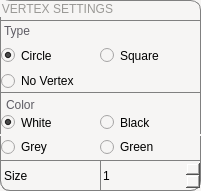
    <widget class="QGroupBox" name="groupBox_5">
     <property name="geometry">
      <rect>
       <x>10</x>
       <y>746</y>
       <width>201</width>
       <height>191</height>
      </rect>
     </property>
     <property name="styleSheet">
      <string notr="true">QGroupBox {
background-color: rgb(246, 245, 244);
font: 14pt &quot;Pastelova Demo&quot;;
border: 1px solid grey;
border-radius: 10px;
color: rgb(154, 153, 150);
}</string>
     </property>
     <property name="title">
      <string>VERTEX SETTINGS</string>
     </property>
     <widget class="QRadioButton" name="radioButton_vertexType_circle">
      <property name="geometry">
       <rect>
        <x>0</x>
        <y>44</y>
        <width>100</width>
        <height>23</height>
       </rect>
      </property>
      <property name="styleSheet">
       <string notr="true">QRadioButton {
	font: 700 16pt &quot;Pastelova Demo&quot;;
	background-color: rgb(246, 245, 244);
	border: 1px solid grey;
	border-top: 0px;
	border-right: 0px;
	border-bottom: 0px;
}</string>
      </property>
      <property name="text">
       <string>Circle</string>
      </property>
      <property name="checked">
       <bool>true</bool>
      </property>
     </widget>
     <widget class="QRadioButton" name="radioButton_vertexType_square">
      <property name="geometry">
       <rect>
        <x>100</x>
        <y>44</y>
        <width>101</width>
        <height>23</height>
       </rect>
      </property>
      <property name="styleSheet">
       <string notr="true">QRadioButton {
	font: 700 16pt &quot;Pastelova Demo&quot;;
	background-color: rgb(246, 245, 244);
	border: 1px solid grey;
	border-top: 0px;
	border-left: 0px;
	border-bottom: 0px;
}</string>
      </property>
      <property name="text">
       <string>Square</string>
      </property>
     </widget>
     <widget class="QLabel" name="label_6">
      <property name="geometry">
       <rect>
        <x>6</x>
        <y>95</y>
        <width>191</width>
        <height>20</height>
       </rect>
      </property>
      <property name="styleSheet">
       <string notr="true">QLabel {
	font: 700 16pt &quot;Pastelova Demo&quot;;
	qproperty-alignment: 'AlignVCenter | AlignCenter';
	color: rgb(94, 92, 100);
	background-color: rgb(246, 245, 244);
}</string>
      </property>
      <property name="text">
       <string>Color</string>
      </property>
     </widget>
     <widget class="QLabel" name="label_7">
      <property name="geometry">
       <rect>
        <x>0</x>
        <y>160</y>
        <width>101</width>
        <height>31</height>
       </rect>
      </property>
      <property name="styleSheet">
       <string notr="true">QLabel {
	font: 700 16pt &quot;Pastelova Demo&quot;;
	background-color: rgb(246, 245, 244);
	border: 1px solid grey;
	border-right: 0px;
	border-radius: 10px;
	border-top-right-radius:0px;
	border-top-left-radius:0px;
	border-bottom-right-radius:0px;
}</string>
      </property>
      <property name="text">
       <string>Size</string>
      </property>
     </widget>
     <widget class="QSpinBox" name="vertexSize">
      <property name="geometry">
       <rect>
        <x>100</x>
        <y>160</y>
        <width>101</width>
        <height>31</height>
       </rect>
      </property>
      <property name="styleSheet">
       <string notr="true">QSpinBox {
	font: 700 12pt &quot;Pastelova Demo&quot;;
background-color: rgb(246, 245, 244);
border: 1px solid grey;
border-radius:10px;
border-top-right-radius:0px;
border-top-left-radius:0px;
border-bottom-left-radius:0px;
}
</string>
      </property>
      <property name="value">
       <number>1</number>
      </property>
     </widget>
     <widget class="QLabel" name="label_8">
      <property name="geometry">
       <rect>
        <x>0</x>
        <y>20</y>
        <width>201</width>
        <height>21</height>
       </rect>
      </property>
      <property name="styleSheet">
       <string notr="true">QLabel {
	font: 700 16pt &quot;Pastelova Demo&quot;;
	qproperty-alignment: 'AlignVCenter | AlignCenter';
	color: rgb(94, 92, 100);
	background-color: rgb(246, 245, 244);
	border: 1px solid grey;
	border-bottom: 0px;
}</string>
      </property>
      <property name="text">
       <string>Type</string>
      </property>
     </widget>
     <widget class="QRadioButton" name="radioButton_vertexType_novertex">
      <property name="geometry">
       <rect>
        <x>0</x>
        <y>70</y>
        <width>201</width>
        <height>23</height>
       </rect>
      </property>
      <property name="styleSheet">
       <string notr="true">QRadioButton {
	font: 700 16pt &quot;Pastelova Demo&quot;;
	background-color: rgb(246, 245, 244);
	border: 1px solid grey;
	border-top: 0px;
}</string>
      </property>
      <property name="text">
       <string>No Vertex</string>
      </property>
     </widget>
     <widget class="QWidget" name="widget_3" native="true">
      <property name="geometry">
       <rect>
        <x>0</x>
        <y>111</y>
        <width>201</width>
        <height>46</height>
       </rect>
      </property>
      <property name="styleSheet">
       <string notr="true">background-color: rgb(246, 245, 244);</string>
      </property>
      <widget class="QRadioButton" name="radioButton_vertexColor_white">
       <property name="geometry">
        <rect>
         <x>0</x>
         <y>0</y>
         <width>100</width>
         <height>23</height>
        </rect>
       </property>
       <property name="styleSheet">
        <string notr="true">QRadioButton {
	font: 700 16pt &quot;Pastelova Demo&quot;;
	background-color: rgb(246, 245, 244);
	border: 1px solid grey;
	border-right: 0px;
	border-bottom: 0px;
	border-top: 0px;
}</string>
       </property>
       <property name="text">
        <string>White</string>
       </property>
       <property name="checked">
        <bool>true</bool>
       </property>
      </widget>
      <widget class="QRadioButton" name="radioButton_vertexColor_black">
       <property name="geometry">
        <rect>
         <x>100</x>
         <y>0</y>
         <width>101</width>
         <height>23</height>
        </rect>
       </property>
       <property name="styleSheet">
        <string notr="true">QRadioButton {
	font: 700 16pt &quot;Pastelova Demo&quot;;
	background-color: rgb(246, 245, 244);
	border: 1px solid grey;
	border-left: 0px;
	border-bottom: 0px;
	border-top: 0px;
}</string>
       </property>
       <property name="text">
        <string>Black</string>
       </property>
      </widget>
      <widget class="QRadioButton" name="radioButton_vertexColor_grey">
       <property name="geometry">
        <rect>
         <x>0</x>
         <y>25</y>
         <width>100</width>
         <height>23</height>
        </rect>
       </property>
       <property name="styleSheet">
        <string notr="true">QRadioButton {
	font: 700 16pt &quot;Pastelova Demo&quot;;
	background-color: rgb(246, 245, 244);
	border: 1px solid grey;
	border-top: 0px;
	border-right: 0px;
}</string>
       </property>
       <property name="text">
        <string>Grey</string>
       </property>
      </widget>
      <widget class="QRadioButton" name="radioButton_vertexColor_green">
       <property name="geometry">
        <rect>
         <x>100</x>
         <y>25</y>
         <width>101</width>
         <height>23</height>
        </rect>
       </property>
       <property name="styleSheet">
        <string notr="true">QRadioButton {
	font: 700 16pt &quot;Pastelova Demo&quot;;
	background-color: rgb(246, 245, 244);
	border: 1px solid grey;
	border-top: 0px;
	border-left: 0px;
}</string>
       </property>
       <property name="text">
        <string>Green</string>
       </property>
      </widget>
     </widget>
    </widget>
